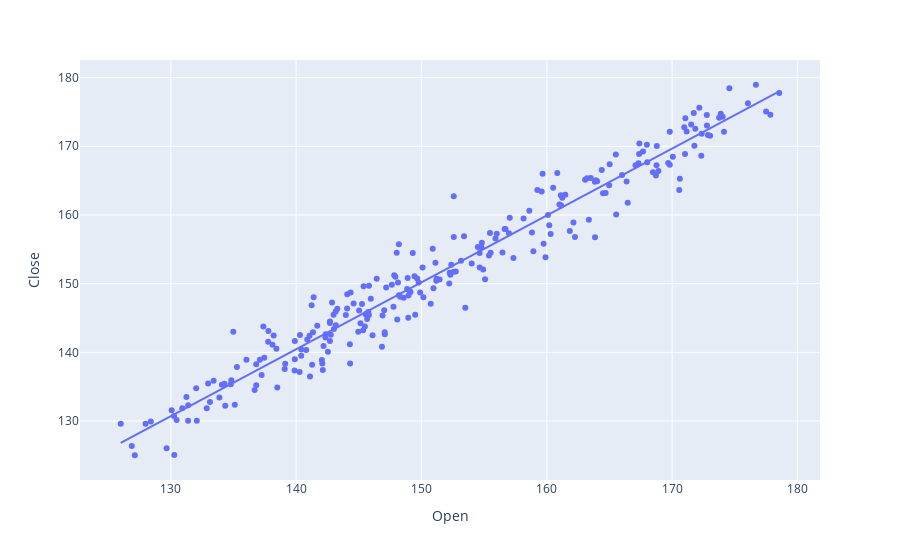
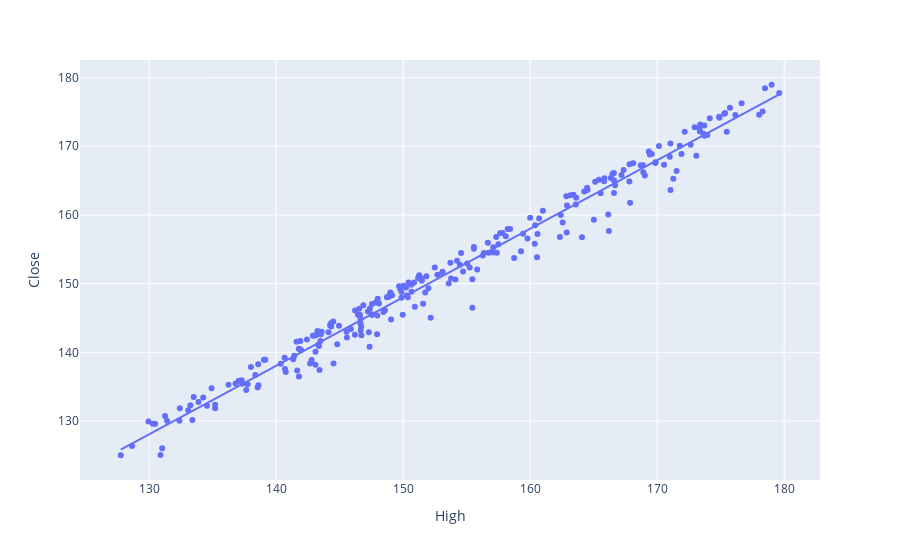
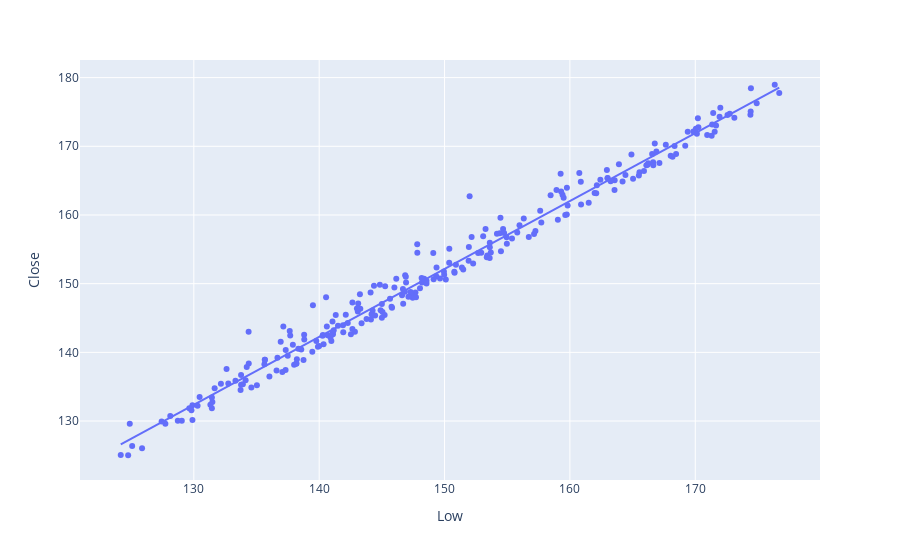
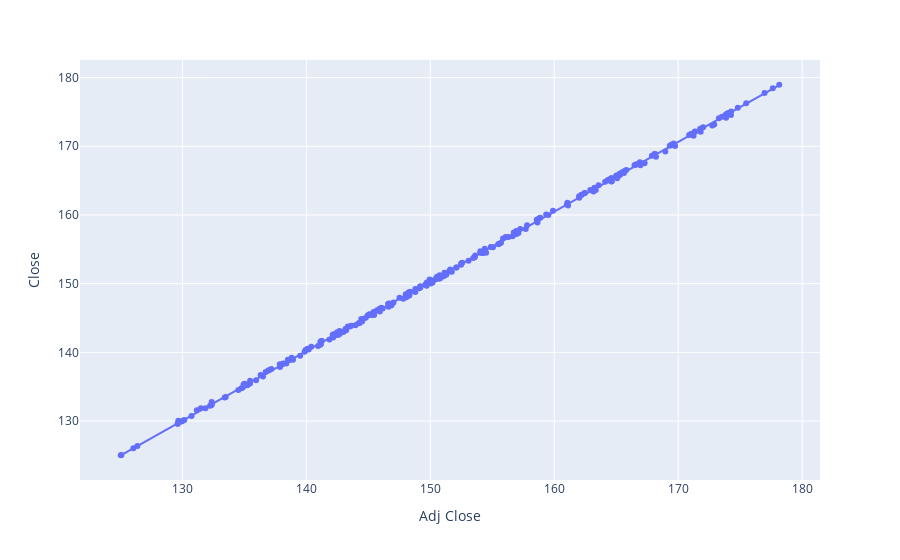

Here is the notebook cell these charts were saved with, in order:
### Markdown cell above
Scatter plots are the graphs that present the relationship between two variables in a data-set. It represents data points on a two-dimensional plane or on a Cartesian system. The independent variable or attribute is plotted on the X-axis, while the dependent variable is plotted on the Y-axis. These plots are often called scatter graphs or scatter diagrams.

### Code cell
import plotly.express as px
for value in features:
    figure = px.scatter(data_frame= df,x = value,y = 'Close',trendline = 'ols')
    
    figure.show()

### Figure 1 — Plotly figure (JSON) as saved in the notebook; plotly's stock layout.template omitted (floating-point values rounded to 4 significant figures; data arrays with more than 128 entries replaced by an {"elided": "..."} marker saying what was removed)
{"data": [{"hovertemplate": "Open=%{x}<br>Close=%{y}<extra></extra>", "legendgroup": "", "marker": {"color": "#636efa", "symbol": "circle"}, "mode": "markers", "name": "", "orientation": "v", "showlegend": false, "type": "scatter", "x": {"elided": "251 float values"}, "xaxis": "x", "y": {"elided": "251 float values"}, "yaxis": "y"}, {"hovertemplate": "<b>OLS trendline</b><br>Close = 0.973718 * Open + 4.1285<br>R<sup>2</sup>=0.951544<br><br>Open=%{x}<br>Close=%{y} <b>(trend)</b><extra></extra>", "legendgroup": "", "marker": {"color": "#636efa", "symbol": "circle"}, "mode": "lines", "name": "", "showlegend": false, "type": "scatter", "x": {"elided": "251 float values"}, "xaxis": "x", "y": {"elided": "251 float values"}, "yaxis": "y"}], "layout": {"legend": {"tracegroupgap": 0}, "margin": {"t": 60}, "xaxis": {"anchor": "y", "domain": [0, 1], "title": {"text": "Open"}}, "yaxis": {"anchor": "x", "domain": [0, 1], "title": {"text": "Close"}}}}

### Figure 2 — Plotly figure (JSON) as saved in the notebook; plotly's stock layout.template omitted (floating-point values rounded to 4 significant figures; data arrays with more than 128 entries replaced by an {"elided": "..."} marker saying what was removed)
{"data": [{"hovertemplate": "High=%{x}<br>Close=%{y}<extra></extra>", "legendgroup": "", "marker": {"color": "#636efa", "symbol": "circle"}, "mode": "markers", "name": "", "orientation": "v", "showlegend": false, "type": "scatter", "x": {"elided": "251 float values"}, "xaxis": "x", "y": {"elided": "251 float values"}, "yaxis": "y"}, {"hovertemplate": "<b>OLS trendline</b><br>Close = 0.997555 * High + -1.61163<br>R<sup>2</sup>=0.980411<br><br>High=%{x}<br>Close=%{y} <b>(trend)</b><extra></extra>", "legendgroup": "", "marker": {"color": "#636efa", "symbol": "circle"}, "mode": "lines", "name": "", "showlegend": false, "type": "scatter", "x": {"elided": "251 float values"}, "xaxis": "x", "y": {"elided": "251 float values"}, "yaxis": "y"}], "layout": {"legend": {"tracegroupgap": 0}, "margin": {"t": 60}, "xaxis": {"anchor": "y", "domain": [0, 1], "title": {"text": "High"}}, "yaxis": {"anchor": "x", "domain": [0, 1], "title": {"text": "Close"}}}}

### Figure 3 — Plotly figure (JSON) as saved in the notebook; plotly's stock layout.template omitted (floating-point values rounded to 4 significant figures; data arrays with more than 128 entries replaced by an {"elided": "..."} marker saying what was removed)
{"data": [{"hovertemplate": "Low=%{x}<br>Close=%{y}<extra></extra>", "legendgroup": "", "marker": {"color": "#636efa", "symbol": "circle"}, "mode": "markers", "name": "", "orientation": "v", "showlegend": false, "type": "scatter", "x": {"elided": "251 float values"}, "xaxis": "x", "y": {"elided": "251 float values"}, "yaxis": "y"}, {"hovertemplate": "<b>OLS trendline</b><br>Close = 0.988753 * Low + 3.84008<br>R<sup>2</sup>=0.982076<br><br>Low=%{x}<br>Close=%{y} <b>(trend)</b><extra></extra>", "legendgroup": "", "marker": {"color": "#636efa", "symbol": "circle"}, "mode": "lines", "name": "", "showlegend": false, "type": "scatter", "x": {"elided": "251 float values"}, "xaxis": "x", "y": {"elided": "251 float values"}, "yaxis": "y"}], "layout": {"legend": {"tracegroupgap": 0}, "margin": {"t": 60}, "xaxis": {"anchor": "y", "domain": [0, 1], "title": {"text": "Low"}}, "yaxis": {"anchor": "x", "domain": [0, 1], "title": {"text": "Close"}}}}

### Figure 4 — Plotly figure (JSON) as saved in the notebook; plotly's stock layout.template omitted (floating-point values rounded to 4 significant figures; data arrays with more than 128 entries replaced by an {"elided": "..."} marker saying what was removed)
{"data": [{"hovertemplate": "Adj Close=%{x}<br>Close=%{y}<extra></extra>", "legendgroup": "", "marker": {"color": "#636efa", "symbol": "circle"}, "mode": "markers", "name": "", "orientation": "v", "showlegend": false, "type": "scatter", "x": {"elided": "251 float values"}, "xaxis": "x", "y": {"elided": "251 float values"}, "yaxis": "y"}, {"hovertemplate": "<b>OLS trendline</b><br>Close = 1.01437 * Adj Close + -1.81533<br>R<sup>2</sup>=0.999749<br><br>Adj Close=%{x}<br>Close=%{y} <b>(trend)</b><extra></extra>", "legendgroup": "", "marker": {"color": "#636efa", "symbol": "circle"}, "mode": "lines", "name": "", "showlegend": false, "type": "scatter", "x": {"elided": "251 float values"}, "xaxis": "x", "y": {"elided": "251 float values"}, "yaxis": "y"}], "layout": {"legend": {"tracegroupgap": 0}, "margin": {"t": 60}, "xaxis": {"anchor": "y", "domain": [0, 1], "title": {"text": "Adj Close"}}, "yaxis": {"anchor": "x", "domain": [0, 1], "title": {"text": "Close"}}}}
